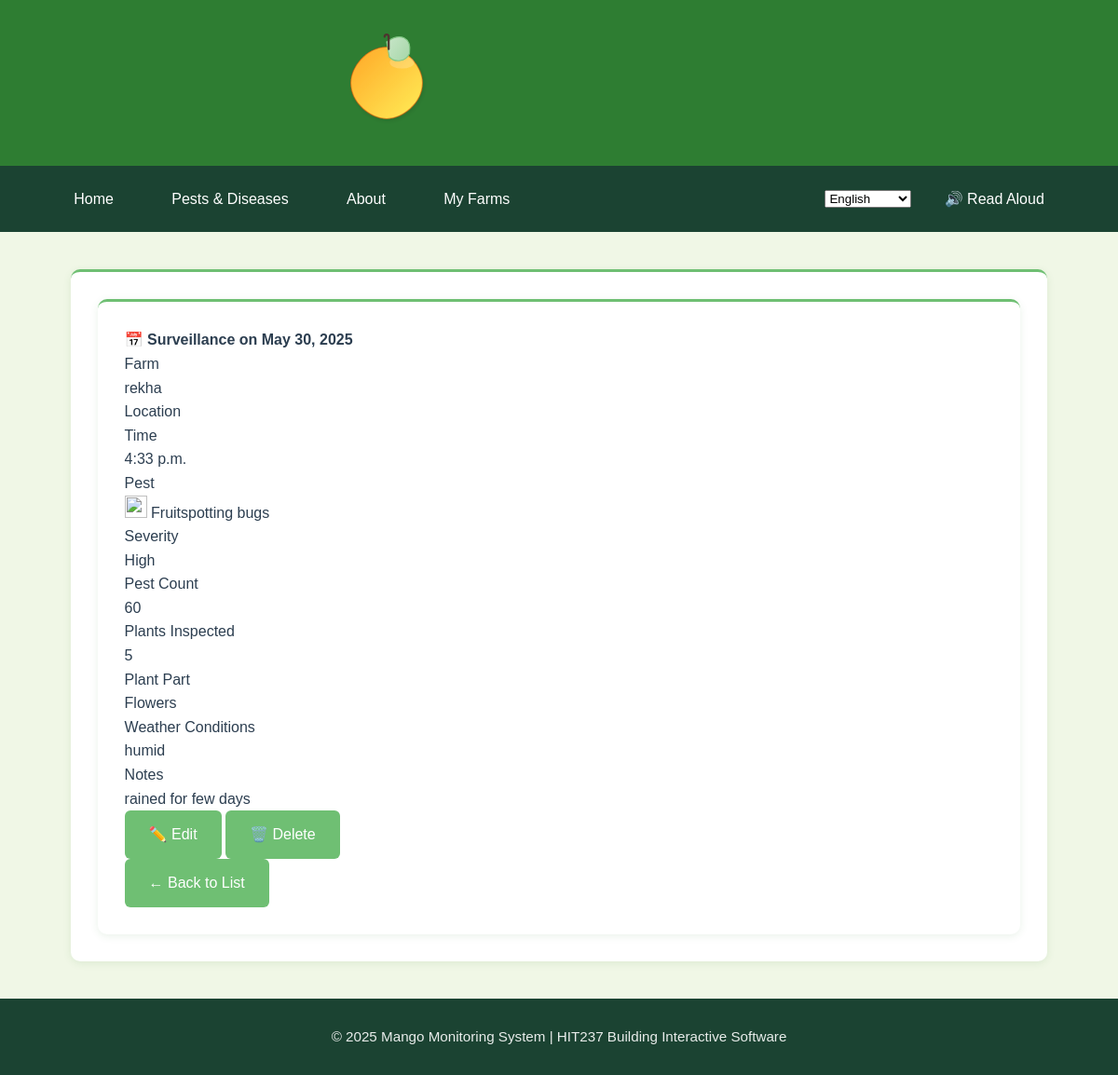
Screenshot of /myfarms/surveillance/8/ (signed in) with the database file from the repository.
### App2/models.py (models this page shows, shortened)
class Surveillance(models.Model):
    SEVERITY_CHOICES = [
        (1, 'Low'),
        (2, 'Medium'),
        (3, 'High'),
        (4, 'Critical'),
    ]
    PLANT_PART_CHOICES = [
        ('leaves', 'Leaves'),
        ('fruit', 'Fruit'),
        ('flowers', 'Flowers'),
        ('stem', 'Stem/Branches'),
        ('roots', 'Roots'),
        ('whole', 'Whole Plant'),
    ]
    farm = models.ForeignKey(Farm, on_delete=models.CASCADE, related_name='surveillance_records')
    date_observed = models.DateField()
    time_observed = models.TimeField()
    plants_inspected = models.IntegerField(validators=[MinValueValidator(1)],help_text="Number of plants inspected in this surveillance")
    plant_part = models.CharField(max_length=20, choices=PLANT_PART_CHOICES)
    pest = models.ForeignKey(Pest, on_delete=models.CASCADE, related_name='occurrences')
    severity = models.IntegerField(choices=SEVERITY_CHOICES)
    pest_count = models.IntegerField(default=0, help_text="Estimated number of pests found")
    notes = models.TextField(blank=True)
    weather_conditions = models.CharField(max_length=100, blank=True, help_text="e.g., Sunny, Rainy, Humid")
    created_by = models.ForeignKey(User, on_delete=models.SET_NULL, null=True)
    created_at = models.DateTimeField(auto_now_add=True)
    updated_at = models.DateTimeField(auto_now=True)
    class Meta:
        ordering = ['-date_observed', '-time_observed']

class Farm(models.Model):
    name = models.CharField(max_length=100)
    location = models.CharField(max_length=150)
    owner = models.ForeignKey(User, on_delete=models.CASCADE, related_name="farms")
    total_plants = models.IntegerField(validators=[MinValueValidator(1)], help_text="Total number of mango plants on the property")
    farm_size = models.DecimalField(max_digits=10, decimal_places=2, help_text="Farm size in hectares")
    stocking_rate = models.DecimalField(max_digits=10, decimal_places=2, help_text="Plants per hectare", editable=False)
    created_at = models.DateTimeField(auto_now_add=True)
    updated_at = models.DateTimeField(auto_now=True)
    class Meta:
        ordering = ['name']

class Pest(models.Model):
    name = models.CharField(max_length=100)
    description = models.TextField()
    reference_pest_id = models.IntegerField(null=True, blank=True,help_text="ID from reference pest database if identified")
    created_by = models.ForeignKey(User, on_delete=models.SET_NULL, null=True)

### App2/views.py (the view)
# urls.py: path('surveillance/<int:pk>/', views.SurveillanceDetailView.as_view(), name='surveillance-detail'),
class SurveillanceDetailView(LoginRequiredMixin, UserPassesTestMixin, DetailView):
    model = Surveillance
    template_name = 'app2/surveillance_detail.html'
    def test_func(self):
        return self.get_object().farm.owner == self.request.user

### App2/templates/App2/surveillance_detail.html (shortened to what this page needs)
{% extends 'app2/base.html' %}
{% block content %}
<div class="container mt-4">
  <div class="card shadow-sm p-3">
  <div class="card">
    <div class="card-header bg-light">
      <h4 class="mb-0">📅 Surveillance on {{ surveillance.date_observed }}</h4>
    </div>
    <div class="card-body">
      <dl class="row">
        <dt class="col-sm-3">Farm</dt>
        <dd class="col-sm-9">{{ surveillance.farm.name }}</dd>
        <dt class="col-sm-3">Location</dt>
        <dt class="col-sm-3">Time</dt>
        <dd class="col-sm-9">{{ surveillance.time_observed }}</dd>
        <dt class="col-sm-3">Pest</dt>
        <dd class="col-sm-9">
          <img src="{{ surveillance.pest.image_url }}" alt="" width="24" height="24" class="me-2">
          {{ surveillance.pest.name }}
        </dd>
        <dt class="col-sm-3">Severity</dt>
        <dd class="col-sm-9">
          <span class="badge bg-{% if surveillance.severity == 1 %}success{% elif surveillance.severity == 2 %}info{% elif surveillance.severity == 3 %}warning{% else %}danger{% endif %}">
            {{ surveillance.get_severity_display }}
          </span>
        </dd>
        <dt class="col-sm-3">Pest Count</dt>
        <dd class="col-sm-9">{{ surveillance.pest_count }}</dd>
        <dt class="col-sm-3">Plants Inspected</dt>
        <dd class="col-sm-9">{{ surveillance.plants_inspected }}</dd>
        <dt class="col-sm-3">Plant Part</dt>
        <dd class="col-sm-9">{{ surveillance.get_plant_part_display }}</dd>
        <dt class="col-sm-3">Weather Conditions</dt>
        <dd class="col-sm-9">{{ surveillance.weather_conditions }}</dd>
        <dt class="col-sm-3">Notes</dt>
        <dd class="col-sm-9">{{ surveillance.notes|linebreaks }}</dd>
      </dl>
      <div class="mt-4">
        <a href="{% url 'App2:surveillance-update' surveillance.pk %}" class="btn btn-primary">✏️ Edit</a>
        <a href="{% url 'App2:surveillance-delete' surveillance.pk %}" class="btn btn-danger">🗑️ Delete</a>
      </div>
      <a href="{% url 'App2:surveillance-list' %}" class="btn btn-outline-secondary mb-3">← Back to List</a>
    </div>
  </div>
</div>
</div>
{% endblock %}

### App1/static/css/base.css (style rules this page uses)
:root { --primary-green: #2E7D32; --secondary-green: #6FBF73; --accent-green: #A2C523; --light-bg: #F0F7E6; --card-bg: #FFFFFF; --text-dark: #2C3E50; --text-light: #5D6D7E; --shadow-sm: 0 2px 8px rgba(46, 125, 50, 0.1); --shadow-md: 0 4px 12px rgba(46, 125, 50, 0.15); --border-color: #dcdcdc; }
* { margin: 0; padding: 0; box-sizing: border-box; font-family: 'Poppins', sans-serif; }
body { min-height: 100vh; display: flex; flex-direction: column; background-color: var(--light-bg); color: var(--text-dark); line-height: 1.6; }
.card { background: var(--card-bg); border-radius: 10px; box-shadow: var(--shadow-sm); padding: 1.8rem; transition: all 0.3s ease; border-top: 3px solid var(--secondary-green); }
.btn { display: inline-flex; align-items: center; gap: 0.5rem; padding: 0.7rem 1.5rem; background-color: var(--secondary-green); color: white; border-radius: 6px; text-decoration: none; font-weight: 500; transition: all 0.3s ease; border: 2px solid transparent; }

### rows the page displays
Surveillance: date_observed "May 30, 2025", farm.name "rekha", time_observed "4:33 p.m.", pest.name "Fruitspotting bugs", severity "High", pest_count "60", plants_inspected "5", plant_part "Flowers", weather_conditions "humid", notes "rained for few days"
